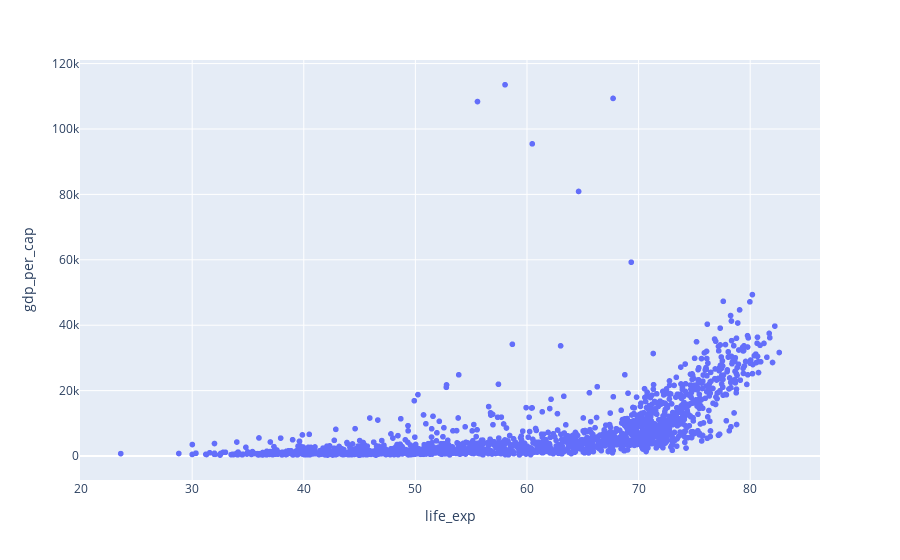

The notebook cell this image was saved under:
### Code cell
fig = px.scatter(df, x='life_exp', y='gdp_per_cap')
fig.show()

### Figure 1 — Plotly figure (JSON) as saved in the notebook; plotly's stock layout.template omitted (floating-point values rounded to 4 significant figures; data arrays with more than 128 entries replaced by an {"elided": "..."} marker saying what was removed)
{"data": [{"hovertemplate": "life_exp=%{x}<br>gdp_per_cap=%{y}<extra></extra>", "legendgroup": "", "marker": {"color": "#636efa", "symbol": "circle"}, "mode": "markers", "name": "", "showlegend": false, "type": "scattergl", "x": {"elided": "1704 float values"}, "xaxis": "x", "y": {"elided": "1704 float values"}, "yaxis": "y"}], "layout": {"legend": {"tracegroupgap": 0}, "margin": {"t": 60}, "xaxis": {"anchor": "y", "domain": [0, 1], "title": {"text": "life_exp"}}, "yaxis": {"anchor": "x", "domain": [0, 1], "title": {"text": "gdp_per_cap"}}}}
